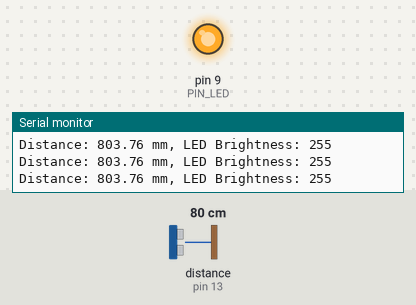
Simulated run of this sketch. Board: Arduino Uno, built with avr-gcc and run on an emulated ATmega328P. On the bench: output pins drawn as LEDs (lit = HIGH), the last lines printed to the serial monitor. Wiring (inferred from the names in the program): ultrasonic range finder: trigger pin 12; echo pin 13. Inputs (shaded band) come from the test bench; at power-on: distance to the obstacle (sensor on pin 13) 80 cm. The echo pulse lasts 58.3 µs per cm; pins used as bus, display or sensor lines are not drawn.

Above: at 1.2 s.
1.3 s: distance to the obstacle (sensor on pin 13) set to 18 cm
At 2.44 s:
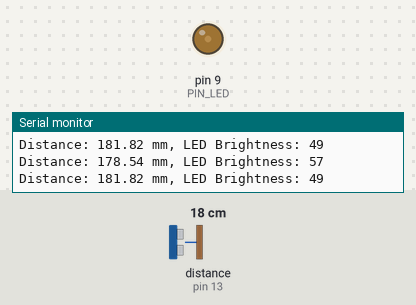
4.3 s: distance to the obstacle (sensor on pin 13) set to 2 cm
Timing chart, 0 to 7.3 s (numbered marks = the images above; inputs shaded):
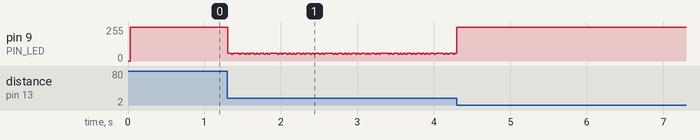

The sketch:

08_example_2_08P07.ino
```cpp
// Arduino pin assignment
#define PIN_LED  9
#define PIN_TRIG 12   // sonar sensor TRIGGER
#define PIN_ECHO 13   // sonar sensor ECHO

// configurable parameters
#define SND_VEL 346.0     // sound velocity at 24 celsius degree (unit: m/sec)
#define INTERVAL 25      // sampling interval (unit: msec)
#define PULSE_DURATION 10 // ultra-sound Pulse Duration (unit: usec)
#define _DIST_MIN 100.0   // minimum distance to be measured (unit: mm)
#define _DIST_MAX 200.0   // maximum distance to be measured (unit: mm)

#define TIMEOUT ((INTERVAL / 2) * 1000.0) // maximum echo waiting time (unit: usec)
#define SCALE (0.001 * 0.5 * SND_VEL) // coefficent to convert duration to distance

unsigned long last_sampling_time;   // unit: msec

void setup() {
  // initialize GPIO pins
  pinMode(PIN_LED, OUTPUT);
  pinMode(PIN_TRIG, OUTPUT);  // sonar TRIGGER
  pinMode(PIN_ECHO, INPUT);   // sonar ECHO
  digitalWrite(PIN_TRIG, LOW);  // turn-off Sonar

  // initialize serial port
  Serial.begin(57600);
}

void loop() {
  float distance;

  // wait until next sampling time. // polling
  if (millis() < (last_sampling_time + INTERVAL))
    return;

  distance = USS_measure(PIN_TRIG, PIN_ECHO); // read distance

  int brightness;

  // 거리 기반으로 LED 밝기 조절
  if (distance <= 100.0 || distance >= 300.0) {
    brightness = 255;  // LED 최소 (꺼짐)
  } else if (distance == 200.0) {
    brightness = 0; // LED 가장 밝게
  } else if ((distance == 150.0 || distance == 250.0)) {
    brightness = 128; // 50% 밝기 반올림 했음.
  } else {
    if (distance > 100.0 && distance < 200.0) {
      brightness = map(distance, 100, 200, 255, 0);
    } else if (distance > 200.0 && distance < 300.0) {
      brightness = map(distance, 200, 300, 0, 255);
    }
  }

  analogWrite(PIN_LED, brightness);

  Serial.print("Distance: ");
  Serial.print(distance);
  Serial.print(" mm, LED Brightness: ");
  Serial.println(brightness);

  // update last sampling time
  last_sampling_time += INTERVAL;
}


// get a distance reading from USS. return value is in millimeter.
float USS_measure(int TRIG, int ECHO)
{
  digitalWrite(TRIG, HIGH);
  delayMicroseconds(PULSE_DURATION);
  digitalWrite(TRIG, LOW);

  return pulseIn(ECHO, HIGH, TIMEOUT) * SCALE; // unit: mm
}
```

Measured:
- after the input at 1.3 s, pin 9 (PIN_LED): 255/255 → 57/255 at once, then moves between 49/255 and 57/255, repeating every 0.97 s
